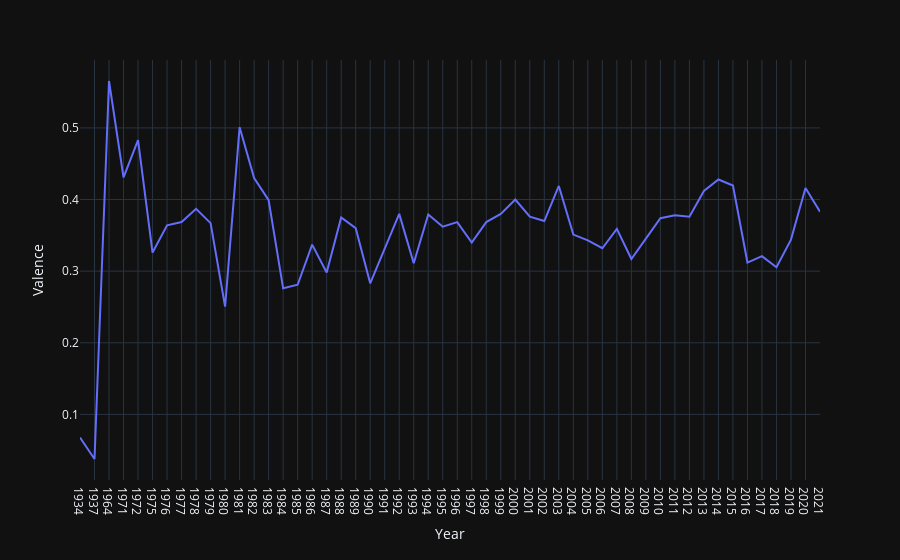

This figure's notebook cell:
### Markdown cell above
# release date valence for metal music

### Code cell
combinedDf["release_year"]=combinedDf["release_date"].apply(lambda e:e.split("-")[0])

df=combinedDf.loc[combinedDf["artist_genre"]=="metal"].groupby("release_year",as_index=False)["valence"].median()
fig=px.line(df,x="release_year",y="valence")
fig.layout["xaxis"]["title"]="Year"
fig.layout["yaxis"]["title"]="Valence"

fig.show()

### Figure 1 — Plotly figure (JSON) as saved in the notebook; plotly's stock layout.template omitted (floating-point values rounded to 4 significant figures)
{"data": [{"hovertemplate": "release_year=%{x}<br>valence=%{y}<extra></extra>", "legendgroup": "", "line": {"color": "#636efa", "dash": "solid"}, "marker": {"symbol": "circle"}, "mode": "lines", "name": "", "orientation": "v", "showlegend": false, "x": ["1934", "1937", "1964", "1971", "1972", "1975", "1976", "1977", "1978", "1979", "1980", "1981", "1982", "1983", "1984", "1985", "1986", "1987", "1988", "1989", "1990", "1991", "1992", "1993", "1994", "1995", "1996", "1997", "1998", "1999", "2000", "2001", "2002", "2003", "2004", "2005", "2006", "2007", "2008", "2009", "2010", "2011", "2012", "2013", "2014", "2015", "2016", "2017", "2018", "2019", "2020", "2021"], "xaxis": "x", "y": [0.0677, 0.0377, 0.5655, 0.431, 0.483, 0.326, 0.364, 0.3685, 0.387, 0.367, 0.2505, 0.501, 0.43, 0.399, 0.276, 0.281, 0.337, 0.298, 0.375, 0.36, 0.283, 0.331, 0.38, 0.311, 0.379, 0.362, 0.3685, 0.34, 0.3685, 0.38, 0.4, 0.376, 0.37, 0.419, 0.351, 0.343, 0.332, 0.359, 0.317, 0.3455, 0.374, 0.378, 0.376, 0.412, 0.428, 0.4195, 0.312, 0.321, 0.3055, 0.344, 0.416, 0.383], "yaxis": "y", "type": "scatter"}], "layout": {"xaxis": {"anchor": "y", "domain": [0.0, 1.0], "title": {"text": "Year"}}, "yaxis": {"anchor": "x", "domain": [0.0, 1.0], "title": {"text": "Valence"}}, "legend": {"tracegroupgap": 0}, "margin": {"t": 60}}}
